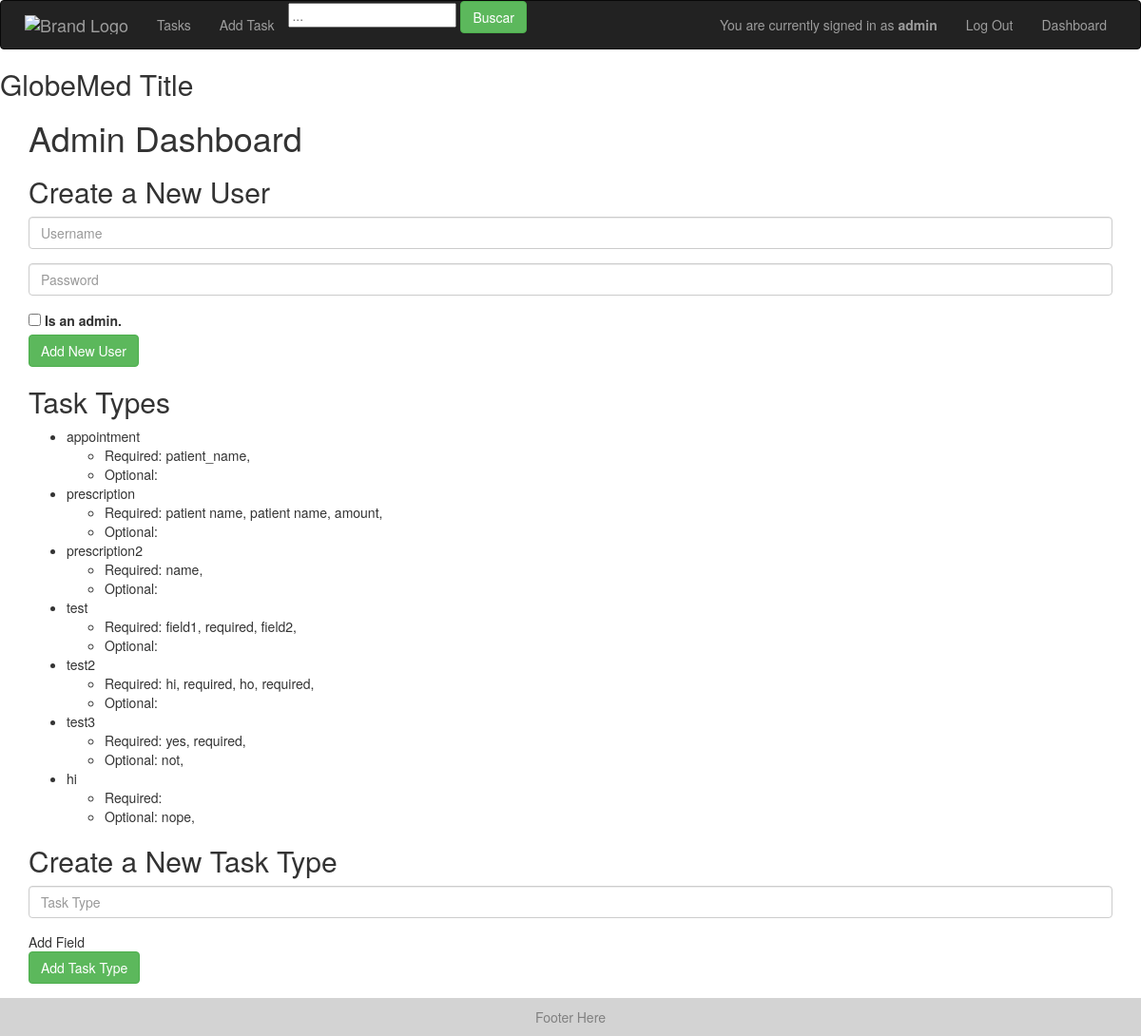
The page /dashboard (signed in) on the database as committed earlier.
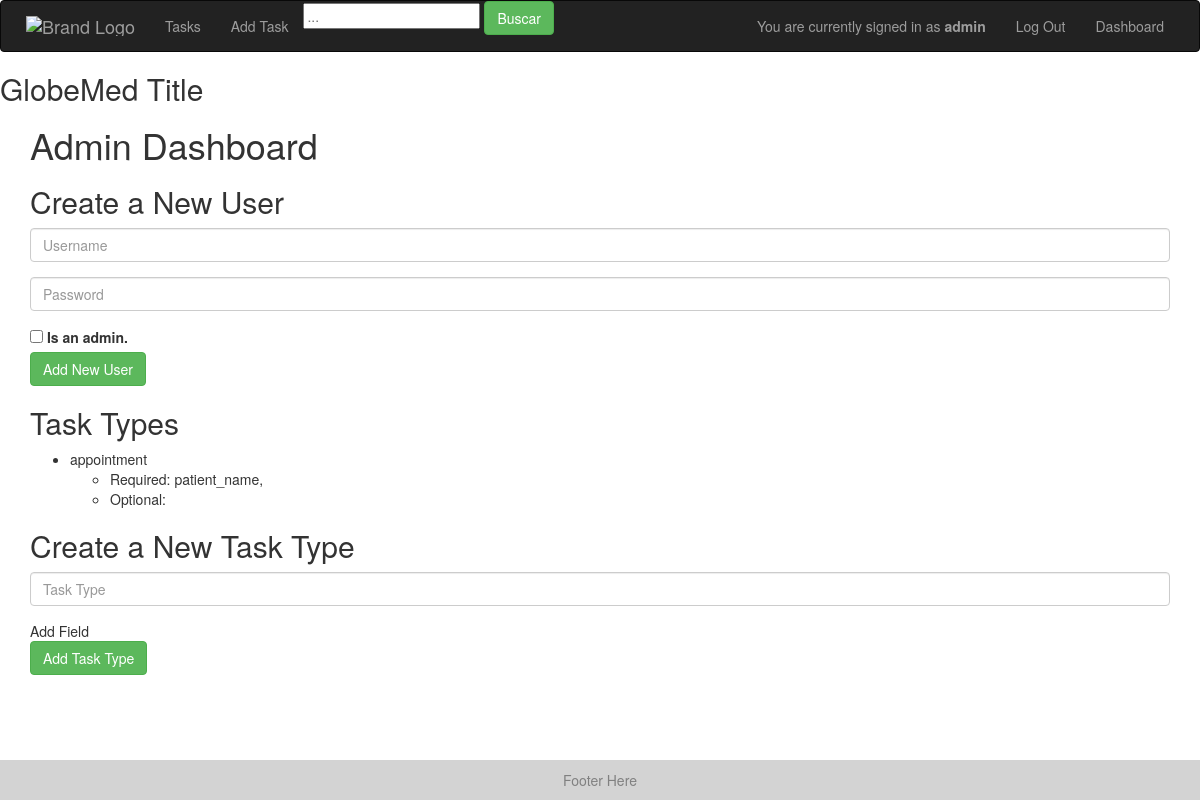
The same page on the database as committed later.
### models.py (models this page shows)
class TaskType(Base):
    __tablename__ = "task_types"
    id = Column(Integer, primary_key=True)
    task_type = Column(String)
    required_fields = Column(PickleType) # list of strings that are required keys in the fields entry of a task
    optional_fields = Column(PickleType) # list of strings that are allowed but not required keys in the fields entry of a task

### app.py (the view)
@app.route('/dashboard')
@check_login_wrapper
def dashboard():
    return render_template("dashboard.html", task_types = get_task_types())

### app.py (called while the page is built)
def check_login_wrapper(func):
    @wraps(func)
    def inner(*args, **kwargs):
        print("here")
        if "username" not in login_session:
            return redirect(url_for('login'))
        return func(*args, **kwargs)
    return inner

### database.py (called while the page is built)
def get_task_types():
    return session.query(TaskType).all()

### templates/dashboard.html (shortened to what this page needs)
{% extends "layout.html" %}
{% block body %}
  <h1>Admin Dashboard</h1>
  <form action="{{ url_for('add_user') }}" method = 'post'>
  	<h2>Create a New User</h2>
    <div class="form-group">
      <input id="input_username1" class="username form-control" type="text" name="username" placeholder="Username">
    </div>
    <div class="form-group">
      <input id="input_password1" class="username form-control" type="text" name="password" placeholder="Password">
    </div>
    <input type="checkbox" name="is_admin" value="is_admin">
	  <label for="is_admin"> Is an admin.</label><br>
    <button class="btn btn-success" type="submit" id="submit_new_user"> Add New User </button>
  </form>
  <h2>Task Types</h2>
  <ul>
  {% for task_type in task_types %}
    <li>{{task_type.task_type}}
      <ul>
        <li>Required: {% for field in task_type.required_fields %} {{field}}, {% endfor %} </li>
        <li>Optional: {% for field in task_type.optional_fields %} {{field}}, {% endfor %} </li>
      </ul>
    </li>
  {% endfor %}
  </ul>
  <form action="{{ url_for('add_task_type') }}" method = 'post'>
    <h2>Create a New Task Type</h2>
    <div class="form-group">
      <input id="task_type" class="username form-control" type="text" name="task_type" placeholder="Task Type">
    </div>
    <span onclick="addField()">Add Field</span>
    <br>
    <button class="btn btn-success" type="submit" id="submit_new_user"> Add Task Type </button>
  </form>
{%endblock%}

### templates/layout.html (shortened to what this page needs)
<!doctype html>
<html lang="en">
<head>
  <link rel="stylesheet" href="https://maxcdn.bootstrapcdn.com/bootstrap/3.3.7/css/bootstrap.min.css">
  <link rel="stylesheet" href="{{url_for('static', filename='style.css')}}">
</head>
<body style="position: relative;  min-height: 100vh;">
  <nav class="navbar navbar-inverse">
      <div class="navbar-header">
        <a class="navbar-brand" href="/">
          <img alt="Brand Logo" src="{{url_for('static', filename='brand_logo.png')}}" style="max-height: 100%;">
        </a>
        <ul class="nav navbar-nav">
          <li><a href = "{{url_for('tasks')}}">Tasks</a></li>
          <li><a href = "{{url_for('add_task')}}">Add Task</a></li>
          <li>
            <form action="{{ url_for('search') }}" method = 'post'>
              <input id="input-search" class="search-bar" type="text" name="search" placeholder="...">
              <button class="btn btn-success" type="submit" id="search"> Buscar </button>
            </form>
          </li>
        </ul>
      </div>
      <div class="collapse navbar-collapse" id="navbar-collapse-1">
        <div class="navbar-right">
        {% if 'id' in session %}
          <div class="navbar-text" id="userbox">
              You are currently signed in as <strong>{{session['username']}}</strong>
              </div>
              <ul class="nav navbar-nav">
                <li><a href = "{{url_for('logout')}}">Log Out</a></li>
              </ul>
            {%if session['is_admin']%}
                <ul class="nav navbar-nav">
                  <li><a href = "{{url_for('dashboard')}}">Dashboard</a></li>
                </ul>
            {%endif%}
        {%endif%}
        </div>
      </div>
  </nav>
  <div class="logo">
    <h2>GlobeMed Title</h2>
  </div>
  <div style="margin-left: 30px; margin-right: 30px; padding-bottom: 5.5rem;    /* Footer height */">
  {% block body %}
  {% endblock %}
  </div>
  <div>
    <div class="footer">
      <span> Footer Here </span>
    </div>
  </div>
</body>
</html>

### static/style.css (style rules this page uses)
.footer { left: 0; bottom: 0; width: 100%; background-color: lightgrey; padding: 10px; color: grey; text-align: center; position: absolute; bottom: 0; width: 100%; height: 4rem; }
.navbar { padding-left: 10px; padding-right: 20px; }

Rows that differ between the two databases and show on the page:
removed TaskType: task_type "prescription", required_fields "patient name" "patient name" "amount"
removed TaskType: task_type "prescription2", required_fields "name"
removed TaskType: task_type "test", required_fields "field1" "required" "field2"
removed TaskType: task_type "test2", required_fields "hi" "required" "ho" "required"
removed TaskType: task_type "test3", required_fields "yes" "required", optional_fields "not"
removed TaskType: task_type "hi", optional_fields "nope"
